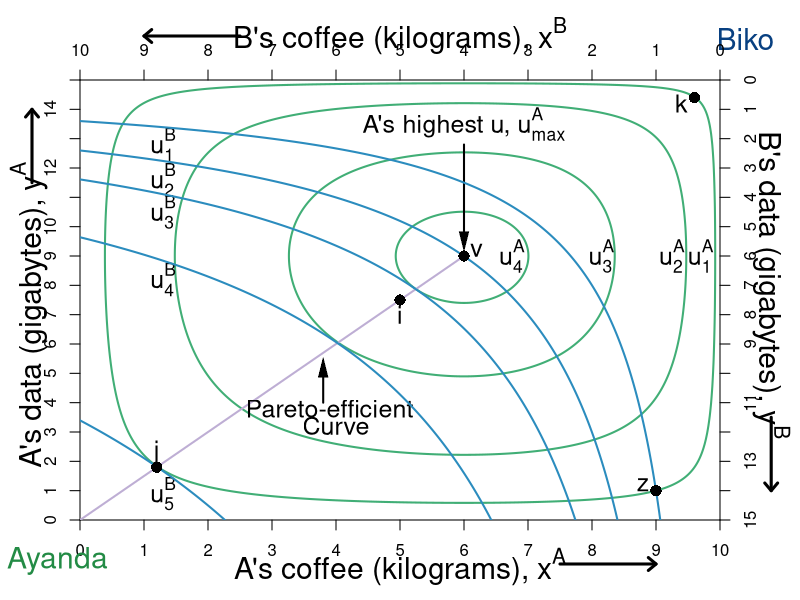

Recreate this plot in R.
require(shape)
#pdf(file = "property_hg_he_powertestSTEP2.pdf", width = 9, height = 7)
#pdf(file = "property_hg_he_powertestSTEP3.pdf", width = 9, height = 7)

pdf(file = "property/property_hg_he_powertest.pdf", width = 9, height = 7)

#Set parameters for graphics
axislabelsize <- 1.8
labelsize <- 1.5
namesize <- 1.8
annotatesize <- 1.5
graphlinewidth <- 2
segmentlinewidth <- 1.5

COL <- c("#7fc97f", "#beaed4", "#fdc086", "#ffff99", "#386cb0", "#f0027f", "#bf5b17", "#666666")
COLA <- c("#99d8c9","#66c2a4","#41ae76", "#238b45", "#005824")
COLB <- c("#4eb3d3", "#2b8cbe", "#0868ac","#084081")

par(mar =  c(4, 4, 4, 4))

uA <- function(x, y, alpha = 0.5, lambda = 0.4) {
  (x^(alpha)*y^(1 - alpha))^(1-lambda)*((10 - x)^(alpha)*(15 - y)^(1 - alpha))^lambda
}

uB <- function(x, y) {
  (10 - x)^(0.5)*(15 - y)^(0.5)
}

xlims <- c(0, 10)
ylims <- c(0, 15)

npts <- 501 
x <- seq(xlims[1], xlims[2], length.out = npts)
y <- seq(ylims[1], ylims[2], length.out = npts) 



#For B we need a utility where xA = 5.88, ya = 8.82 => corresponds to 1.618 above

plot(0, 0, xlim = xlims, ylim = ylims, type = "n",
     xlab = expression(paste("")),
     ylab = expression(paste("")), 
     xaxt = "n", 
     yaxt = "n", 
     cex.lab = axislabelsize, 
     bty = "n",
     xaxs="i", 
     yaxs="i")

ticksy <- seq(from = 0, to = 15, by = 1)
ylabels <- seq(from = 0, to = 15, by = 1)
ticksx <- seq(from = 0, to = 10, by = 1)
xlabels <- seq(from = 0, to = 10, by = 1)
axis(1, at = ticksx, pos = 0, labels = xlabels)
axis(2, at = ticksy, pos = 0, labels = ylabels, las = 0)

#a <- c(uA(9,1) - 1, uA(9,1), uA(9,1) + 2, uA(9,1), uA(9,1) + 3, uA(9,1) + 4, uA(9,1) + 5, uA(9,1) + 6, uA(9,1) + 6.6,  uA(9,1) + 7)
a <- c(uA(9,1), uA(9,1) + 1.5, uA(9,1) + 2.5,  uA(9,1) + 2.9)

contour(x, y, 
        outer(x, y, uA),
        drawlabels = FALSE,
        col = COLA[3],
        lwd = graphlinewidth,
        levels = a, 
        xaxs="i", 
        yaxs="i", 
        add = TRUE) 

mtext(expression(paste("A's coffee (kilograms), ", x^A)), side=1, line = 2.5, cex = axislabelsize)
text(-0.8, 7, expression(paste("A's data (gigabytes), ", y^A)), xpd = TRUE, cex = axislabelsize, srt = 90) 

#Add arrows:
arrows(-0.75, 11.5, -0.75, 14, xpd = TRUE, length=0.1,angle=40,lwd=3)
arrows(7.5, -1.5, 9, -1.5, xpd = TRUE, length=0.1,angle=40,lwd=3)

segments(0, 0, 6, 9, lty = 1, col = COL[2] , lwd = graphlinewidth)
text(3.9, 3.8, expression("Pareto-efficient"), cex = labelsize)
text(4, 3.2, expression("Curve"), cex = labelsize)
Arrows(3.8, 4, 3.8, 5.2, col = "black", lty = 1, lwd = 2, arr.type = "triangle", arr.lwd = 0.5)

#Label the iso-welfare functions for the HG, Aisha
text(9.7, 9, expression(u[1]^A), cex = annotatesize)
text(9.25, 9, expression(u[2]^A), cex = annotatesize)
text(8.15, 9, expression(u[3]^A), cex = annotatesize)
text(6.75, 9, expression(u[4]^A), cex = annotatesize)

#Label the indifference curves for the HE, Betty
text(1.3, 12.8, expression(u[1]^B), cex = annotatesize)
text(1.3, 11.6, expression(u[2]^B), cex = annotatesize)
text(1.3, 10.5, expression(u[3]^B), cex = annotatesize)
text(1.3, 8.2, expression(u[4]^B), cex = annotatesize)
text(1.3, 0.9, expression(u[5]^B), cex = annotatesize)

#A's bliss point - 3.1073 is the value of u
# points(5.88, 8.82, pch = 16, col = "black", cex = 1.5)
text(6, 13.5, expression(paste("A's highest u, ", u[max]^A)), cex = labelsize)
Arrows(6, 12.8, 6, 9.5, col = "black", lty = 1, lwd = 2, arr.type = "triangle", arr.lwd = 0.5)

#Label point i. 
points(5, 7.5, pch = 16, col = "black", cex = 1.5)
text(5, 7, expression(paste(i)), cex = annotatesize)
# 

text(-0.35, -1.4, expression("Ayanda"), xpd = TRUE, cex = namesize, col = COLA[4])
text(10.4, 16.4, expression("Biko"), xpd = TRUE, cex = namesize, col = COLB[4])

#Add new plot
par(new = TRUE)

#Use the same x and ylims as previously, but with locations switched
xlims2 <- c(10, 0)
ylims2 <- c(15, 0)

#Leave the ylab and xlab blank to ensure no axes titles
plot(0, 0, xlim = xlims2, ylim = ylims2, type = "n",
     xlab = expression(paste("")),
     ylab = expression(paste("")),
     xaxt = "n", 
     yaxt = "n", 
     cex.lab = 1.3, 
     bty = "n",
     xaxs="i", 
     yaxs="i")

uB <- function(x, y, alpha = 0.5, lambda = 0) {
  (x^(alpha)*y^(1 - alpha))^(1-lambda)*((10 - x)^(alpha)*(15 - y)^(1 - alpha))^lambda
}

b <- c(uB(1,14), uB(1,14) + 1.16, uB(1,14) + 2.08, uB(1,14) + 3.58, uB(1,14) + 7.03)

contour(x, y, 
        outer(x, y, uB),
        drawlabels = FALSE,
        col = COLB[2],
        lwd = graphlinewidth,
        levels = b, 
        add = TRUE
) 


# #Label two points for comparison
points(1, 14, pch = 16, col = "black", cex = 1.5)
text(1.2, 13.8, expression(paste(z)), cex = annotatesize)

# #Label two points for comparison
points(0.4*10, 0.4*15, pch = 16, col = "black", cex = 1.5)
text(0.4*10-0.2, 0.4*15-0.2,expression(paste(v)), cex = annotatesize)



points(8.8, (3/2)*8.8, pch = 16, col = "black", cex = 1.5)
text(8.8, (3/2)*8.8 - 0.5, expression(paste(j)), cex = annotatesize)

points(0.4, (3/2)*0.4, pch = 16, col = "black", cex = 1.5)
text(0.4 + 0.2, (3/2)*0.4 + 0.2, expression(paste(k)), cex = annotatesize)

#Set up axes at sides 3 and 4 (top and right)
axis(side = 3, at = ticksx, pos = 0, labels = xlabels)
axis(side = 4, at = ticksy, pos = 0, labels = ylabels, las = 0)
text(5, -1.5, expression(paste("B's coffee (kilograms), ", x^B)), xpd = TRUE, cex = axislabelsize)
text(-0.8, 7, expression(paste("B's data (gigabytes), ", y^B)), xpd = TRUE, cex = axislabelsize, srt = 270) 

#Add arrows:
arrows(-0.8, 11.5, -0.8, 14, xpd = TRUE, length=0.1,angle=40,lwd=3)
arrows(7.5, -1.5, 9, -1.5, xpd = TRUE, length=0.1,angle=40,lwd=3)


dev.off()
